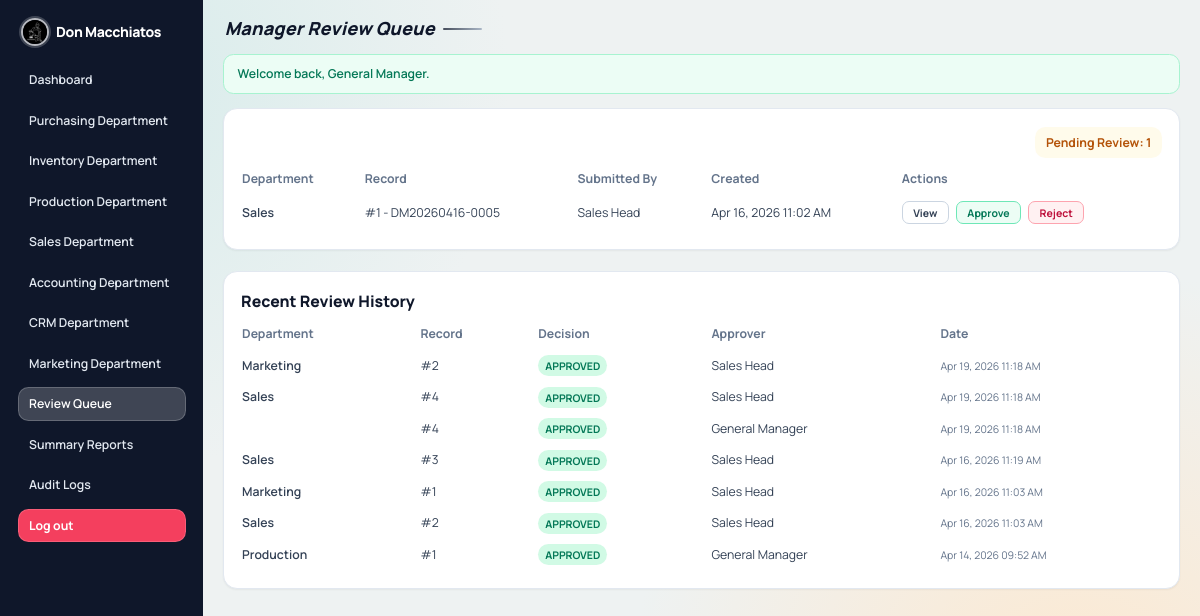
Before: /approvals.php (signed in) with the older database file.
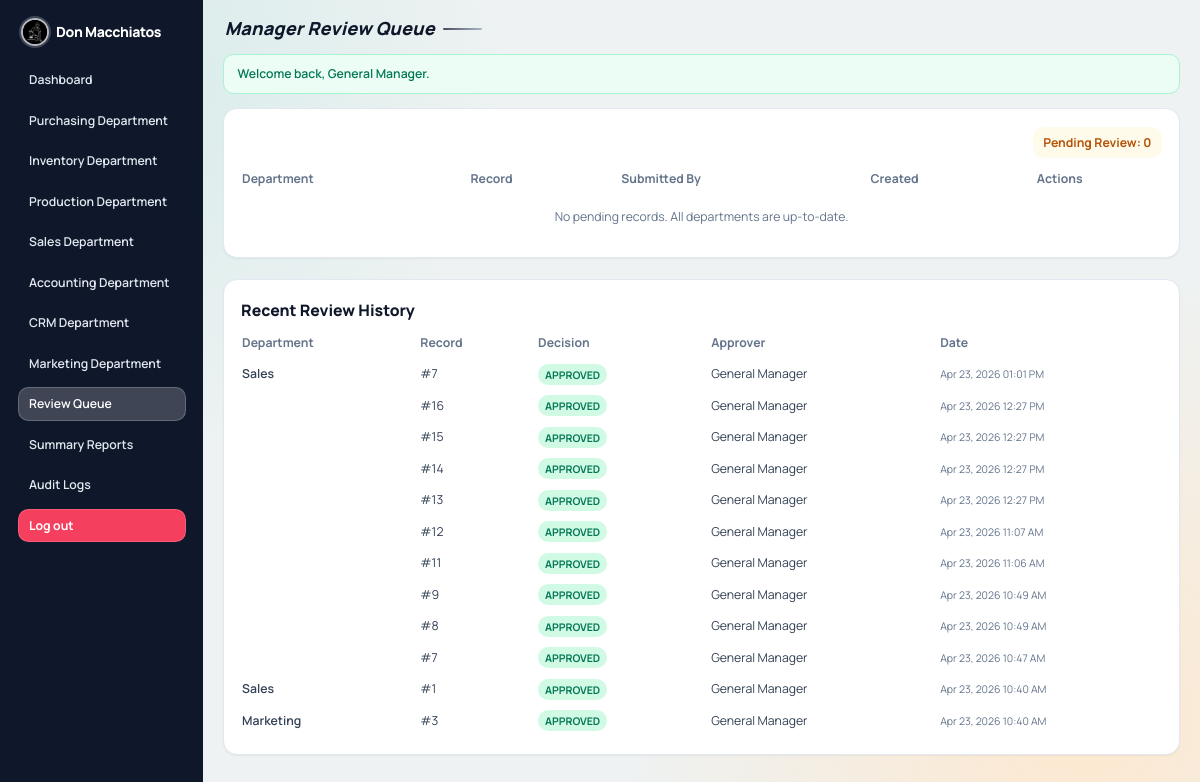
After: the same page with the newer database file.
### tables this page shows
CREATE TABLE `sales_orders` (
  `id` int(10) UNSIGNED NOT NULL,
  `order_code` varchar(40) NOT NULL,
  `customer_name` varchar(120) NOT NULL,
  `beverage_name` varchar(120) NOT NULL,
  `quantity` int(10) UNSIGNED NOT NULL,
  `unit_price` decimal(12,2) NOT NULL,
  `payment_method` enum('cash','card','digital') NOT NULL DEFAULT 'cash',
  `payment_reference` varchar(120) DEFAULT NULL,
  `payment_status` enum('paid','pending','failed') NOT NULL DEFAULT 'paid',
  `receipt_no` varchar(60) DEFAULT NULL,
  `paid_at` datetime DEFAULT NULL,
  `inventory_item_id` int(10) UNSIGNED DEFAULT NULL,
  `ingredient_item_ids` text DEFAULT NULL,
  `stock_deduct_qty` decimal(12,2) NOT NULL DEFAULT 0.00,
  `per_cup_qty` decimal(12,2) NOT NULL DEFAULT 1.00,
  `per_straw_qty` decimal(12,2) NOT NULL DEFAULT 1.00,
  `total_amount` decimal(12,2) NOT NULL DEFAULT 0.00,
  `notes` text DEFAULT NULL,
  `status` enum('pending','approved','rejected') NOT NULL DEFAULT 'pending',
  `submitted_by` int(10) UNSIGNED DEFAULT NULL,
  `approved_by` int(10) UNSIGNED DEFAULT NULL,
  `approval_note` text DEFAULT NULL,
  `approved_at` datetime DEFAULT NULL,
  `created_at` datetime NOT NULL DEFAULT current_timestamp(),
  `updated_at` datetime NOT NULL DEFAULT current_timestamp() ON UPDATE current_timestamp()
);

CREATE TABLE `users` (
  `id` int(10) UNSIGNED NOT NULL,
  `full_name` varchar(120) NOT NULL,
  `username` varchar(60) NOT NULL,
  `password_hash` varchar(255) NOT NULL,
  `role` enum('general_manager','department_head') NOT NULL,
  `department` enum('purchasing','inventory','production','sales','accounting','crm','marketing') DEFAULT NULL,
  `created_at` datetime NOT NULL DEFAULT current_timestamp(),
  `updated_at` datetime NOT NULL DEFAULT current_timestamp() ON UPDATE current_timestamp()
);

CREATE TABLE `approval_logs` (
  `id` int(10) UNSIGNED NOT NULL,
  `module` enum('inventory','production','sales','accounting','crm','marketing') NOT NULL,
  `record_id` int(10) UNSIGNED NOT NULL,
  `action` enum('approved','rejected') NOT NULL,
  `note` text DEFAULT NULL,
  `action_by` int(10) UNSIGNED DEFAULT NULL,
  `action_at` datetime NOT NULL DEFAULT current_timestamp()
);

### includes/functions.php (called while the page is built, shortened)
<?php
function e($value): string
{
    return htmlspecialchars((string) $value, ENT_QUOTES, 'UTF-8');
}
function consume_flashes(): array
{
    $flashes = $_SESSION['flashes'] ?? [];
    return $flashes;
}
function departments(): array
{
    global $DEPARTMENTS;
    return $DEPARTMENTS;
}
function department_configs(): array
{
    global $DEPARTMENT_CONFIG;
    return $DEPARTMENT_CONFIG;
}
function department_label(string $departmentKey): string
{
    $list = departments();
    return $list[$departmentKey] ?? ucfirst($departmentKey);
}
function department_short_label(string $departmentKey): string
{
    return trim(str_replace(' Department', '', department_label($departmentKey)));
}
function can_user_access_department(array $user, string $departmentKey): bool
{
    if (($user['role'] ?? null) === ROLE_GENERAL_MANAGER) {
        return in_array($departmentKey, ['purchasing', 'inventory', 'production', 'sales', 'accounting', 'crm', 'marketing'], true);
    }
    return ($user['role'] ?? null) === ROLE_DEPARTMENT_HEAD && ($user['department'] ?? '') === $departmentKey;
}
function format_table_value(string $column, $value): string
{
    if ($value === null || $value === '') {
        return '-';
    }
    if (in_array($column, ['stock_qty', 'reorder_level', 'ingredient_used_qty', 'unit_price', 'stock_deduct_qty', 'per_cup_qty', 'per_straw_qty', 'amount', 'total_amount', 'total_spent', 'requested_qty', 'quoted_unit_cost', 'estimated_total'], true)) {
        return number_format((float) $value, 2);
    }
    if (in_array($column, ['created_at', 'updated_at', 'approved_at', 'last_purchase_at', 'paid_at'], true)) {
        $timestamp = strtotime((string) $value);
        return $timestamp ? date('M d, Y h:i A', $timestamp) : (string) $value;
    }
    return (string) $value;
}

### config.php (called while the page is built, shortened)
<?php
$DEPARTMENTS = [
    'purchasing' => 'Purchasing Department',
    'inventory' => 'Inventory Department',
    'production' => 'Production Department',
    'sales' => 'Sales Department',
    'accounting' => 'Accounting Department',
    'crm' => 'CRM Department',
    'marketing' => 'Marketing Department',
];

### includes/auth.php (called while the page is built, shortened)
<?php
function current_user(): ?array
{
    return $_SESSION['user'] ?? null;
}

### approvals.php (the view, shortened to what the changed rows need)
<?php
$pdo = db();
$pendingRecords = [];
foreach (department_configs() as $departmentKey => $departmentConfig) {
    $table = $departmentConfig['table'];
    $primaryLabel = $departmentConfig['primary_label'];
    $stmt = $pdo->query("SELECT '{$departmentKey}' AS department_key, t.*, su.full_name AS submitted_name
        FROM {$table} t
        LEFT JOIN users su ON su.id = t.submitted_by
        WHERE t.status = 'pending'
        ORDER BY t.created_at ASC");
    $rows = $stmt->fetchAll();
    foreach ($rows as $row) {
        $row['primary_value'] = $row[$primaryLabel] ?? ('#' . $row['id']);
        $pendingRecords[] = $row;
    }
}
usort($pendingRecords, static function (array $a, array $b): int {
    return strtotime((string) $a['created_at']) <=> strtotime((string) $b['created_at']);
});
$recentLogs = $pdo->query("SELECT l.*, u.full_name AS approver_name
    FROM approval_logs l
    LEFT JOIN users u ON u.id = l.action_by
    ORDER BY l.action_at DESC
    LIMIT 12")
    ->fetchAll();
$pageTitle = 'Manager Review Queue';
$activePage = 'approvals';
require_once __DIR__ . '/includes/layout_top.php';
?>
<section class="rounded-2xl border border-slate-200 bg-white p-5 shadow-sm">
    <div class="mb-3 text-left sm:text-right">
        <span class="inline-flex rounded-xl bg-amber-50 px-3 py-2 text-sm font-bold text-amber-700">Pending Review: <?= e((string) count($pendingRecords)) ?></span>
    </div>
    <div class="table-scroll">
        <table class="stack-table w-full min-w-[860px] text-sm">
            <thead>
            <tr class="text-left text-slate-500">
                <th class="pb-2 pr-4" data-priority="high">Department</th>
                <th class="pb-2 pr-4" data-priority="high">Record</th>
                <th class="pb-2 pr-4" data-priority="low">Submitted By</th>
                <th class="pb-2 pr-4" data-priority="low">Created</th>
                <th class="pb-2" data-priority="high">Actions</th>
            </tr>
            </thead>
            <tbody class="text-slate-700">
            <?php if ($pendingRecords): ?>
                <?php foreach ($pendingRecords as $record): ?>
                    <?php
                    $departmentKey = (string) $record['department_key'];
                    $recordId = (int) $record['id'];
                    ?>
                    <tr class="border-t border-slate-100">
                        <td class="py-2 pr-4 font-semibold"><?= e(department_short_label($departmentKey)) ?></td>
                        <td class="py-2 pr-4">#<?= e((string) $recordId) ?> - <?= e((string) $record['primary_value']) ?></td>
                        <td class="py-2 pr-4"><?= e($record['submitted_name'] ?? '-') ?></td>
                        <td class="py-2 pr-4"><?= e(format_table_value('created_at', $record['created_at'] ?? null)) ?></td>
                        <td class="py-2">
                            <div class="flex flex-wrap gap-2">
                                <button type="button" onclick="openModal('view-approval-<?= e($departmentKey) ?>-<?= e((string) $recordId) ?>')" class="rounded-lg border border-slate-300 bg-white px-3 py-1 text-xs font-bold text-slate-700 hover:bg-slate-50">View</button>
                                <button type="button" onclick="openModal('approve-<?= e($departmentKey) ?>-<?= e((string) $recordId) ?>')" class="rounded-lg border border-emerald-300 bg-emerald-50 px-3 py-1 text-xs font-bold text-emerald-700 hover:bg-emerald-100">Approve</button>
                                <button type="button" onclick="openModal('reject-<?= e($departmentKey) ?>-<?= e((string) $recordId) ?>')" class="rounded-lg border border-rose-300 bg-rose-50 px-3 py-1 text-xs font-bold text-rose-700 hover:bg-rose-100">Reject</button>
                            </div>
                        </td>
                    </tr>
                <?php endforeach; ?>
            <?php else: ?>
                <tr>
                    <td colspan="5" class="py-4 text-center text-slate-500">No pending records. All departments are up-to-date.</td>
                </tr>
            <?php endif; ?>
            </tbody>
        </table>
    </div>
</section>
<section class="mt-6 rounded-2xl border border-slate-200 bg-white p-5 shadow-sm">
    <h3 class="text-lg font-extrabold text-slate-900">Recent Review History</h3>
    <div class="table-scroll mt-3">
        <table class="stack-table w-full min-w-[760px] text-sm">
            <thead>
            <tr class="text-left text-slate-500">
                <th class="pb-2 pr-4" data-priority="high">Department</th>
                <th class="pb-2 pr-4" data-priority="high">Record</th>
                <th class="pb-2 pr-4" data-priority="high">Decision</th>
                <th class="pb-2 pr-4" data-priority="low">Approver</th>
                <th class="pb-2" data-priority="low">Date</th>
            </tr>
            </thead>
            <tbody class="text-slate-700">
            <?php if ($recentLogs): ?>
                <?php foreach ($recentLogs as $log): ?>
                    <tr class="border-t border-slate-100">
                        <td class="py-2 pr-4 font-semibold"><?= e(department_short_label((string) $log['module'])) ?></td>
                        <td class="py-2 pr-4">#<?= e((string) $log['record_id']) ?></td>
                        <td class="py-2 pr-4">
                            <span class="rounded-full px-2 py-1 text-xs font-bold <?= $log['action'] === 'approved' ? 'bg-emerald-100 text-emerald-700' : 'bg-rose-100 text-rose-700' ?>"><?= e(strtoupper((string) $log['action'])) ?></span>
                        </td>
                        <td class="py-2 pr-4"><?= e($log['approver_name'] ?? '-') ?></td>
                        <td class="py-2 text-xs text-slate-500"><?= e(format_table_value('updated_at', $log['action_at'] ?? null)) ?></td>
                    </tr>
                <?php endforeach; ?>
            <?php else: ?>
                <tr>
                    <td colspan="5" class="py-4 text-center text-slate-500">No approval history yet.</td>
                </tr>
            <?php endif; ?>
            </tbody>
        </table>
    </div>
</section>
<?php require_once __DIR__ . '/includes/layout_bottom.php'; ?>

### includes/layout_top.php (shortened to what the changed rows need)
<?php
$user = current_user();
$navClass = static function (bool $active): string {
    if ($active) {
        return 'bg-white/20 text-white border border-white/20';
    }
    return 'text-slate-200 border border-transparent hover:bg-white/10 hover:border-white/20';
};
$tailwindCssFile = __DIR__ . '/../assets/css/tailwind.css';
$tailwindCssVersion = is_file($tailwindCssFile) ? (string) filemtime($tailwindCssFile) : '1';
$fontCssFile = __DIR__ . '/../assets/css/fonts.css';
$fontCssVersion = is_file($fontCssFile) ? (string) filemtime($fontCssFile) : '1';
?>
<!doctype html>
<html lang="en">
<head>
    <link rel="stylesheet" href="assets/css/fonts.css?v=<?= e($fontCssVersion) ?>">
    <link rel="stylesheet" href="assets/css/tailwind.css?v=<?= e($tailwindCssVersion) ?>">
</head>
<body>
<div class="min-h-screen flex w-full overflow-x-hidden">
    <aside class="app-sidebar hidden md:flex md:fixed md:inset-y-0 md:left-0 md:flex-col md:overflow-y-auto bg-slate-900 text-slate-100 p-4 lg:p-5">
        <div>
            <div class="mb-5 flex items-center gap-2 px-1">
                <h1 class="overflow-hidden text-ellipsis whitespace-nowrap text-base font-extrabold tracking-tight text-white"><?= e(APP_NAME) ?></h1>
            </div>
            <nav class="space-y-2">
                <a href="dashboard.php" class="block rounded-xl px-3 py-2 text-sm font-semibold <?= $navClass($activePage === 'dashboard') ?>">Dashboard</a>
                <?php foreach (departments() as $departmentKey => $departmentName): ?>
                    <?php if (can_user_access_department($user ?? [], $departmentKey)): ?>
                        <a href="department.php?dept=<?= e($departmentKey) ?>" class="block rounded-xl px-3 py-2 text-sm font-semibold <?= $navClass($activePage === 'department_' . $departmentKey) ?>"><?= e($departmentName) ?></a>
                    <?php endif; ?>
                <?php endforeach; ?>
                <?php if (($user['role'] ?? '') === ROLE_GENERAL_MANAGER): ?>
                    <a href="approvals.php" class="block rounded-xl px-3 py-2 text-sm font-semibold <?= $navClass($activePage === 'approvals') ?>">Review Queue</a>
                    <a href="reports.php" class="block rounded-xl px-3 py-2 text-sm font-semibold <?= $navClass($activePage === 'reports') ?>">Summary Reports</a>
                    <a href="audit_logs.php" class="block rounded-xl px-3 py-2 text-sm font-semibold <?= $navClass($activePage === 'audit_logs') ?>">Audit Logs</a>
                <?php endif; ?>
                <a href="logout.php" class="mt-3 block rounded-xl border border-rose-300/30 bg-rose-500 px-3 py-2 text-sm font-bold text-white hover:bg-rose-400">Log out</a>
            </nav>
        </div>
    </aside>
    <main class="app-main flex-1">
        <div class="app-content-wrap">
            <header class="app-page-title-wrap" role="banner">
                <div class="app-page-title-main">
                    <h2 class="app-page-title text-slate-900"><?= e($pageTitle) ?></h2>
                </div>
            </header>
            <?php foreach (consume_flashes() as $flash): ?>
                <div class="mb-4 rounded-xl border px-4 py-3 text-sm font-semibold <?= $flash['type'] === 'success' ? 'border-emerald-200 bg-emerald-50 text-emerald-700' : 'border-rose-200 bg-rose-50 text-rose-700' ?>">
                    <?= e($flash['message']) ?>
                </div>
            <?php endforeach; ?>

Changed rows visible on the page:
no longer on this page (row edited): sales_orders: departmentKey "Sales", id "1", order_code "DM20260416-0005", submitted_by.full_name "Sales Head", created_at "Apr 16, 2026 11:02 AM"
no longer on this page (row unchanged): approval_logs: module "Marketing", record "2", action "APPROVED", action_by.full_name "Sales Head", action_at "Apr 19, 2026 11:18 AM"
no longer on this page (row unchanged): approval_logs: module "Sales", record "4", action "APPROVED", action_by.full_name "Sales Head", action_at "Apr 19, 2026 11:18 AM"
no longer on this page (row unchanged): approval_logs: record "4", action "APPROVED", action_by.full_name "General Manager", action_at "Apr 19, 2026 11:18 AM"
no longer on this page (row unchanged): approval_logs: module "Sales", record "3", action "APPROVED", action_by.full_name "Sales Head", action_at "Apr 16, 2026 11:19 AM"
no longer on this page (row unchanged): approval_logs: module "Marketing", record "1", action "APPROVED", action_by.full_name "Sales Head", action_at "Apr 16, 2026 11:03 AM"
no longer on this page (row unchanged): approval_logs: module "Sales", record "2", action "APPROVED", action_by.full_name "Sales Head", action_at "Apr 16, 2026 11:03 AM"
no longer on this page (row unchanged): approval_logs: module "Production", record "1", action "APPROVED", action_by.full_name "General Manager", action_at "Apr 14, 2026 09:52 AM"
added approval_logs: module "Sales", record "7", action "APPROVED", action_by.full_name "General Manager", action_at "Apr 23, 2026 01:01 PM"
added approval_logs: record "16", action "APPROVED", action_by.full_name "General Manager", action_at "Apr 23, 2026 12:27 PM"
added approval_logs: record "15", action "APPROVED", action_by.full_name "General Manager", action_at "Apr 23, 2026 12:27 PM"
added approval_logs: record "14", action "APPROVED", action_by.full_name "General Manager", action_at "Apr 23, 2026 12:27 PM"
added approval_logs: record "13", action "APPROVED", action_by.full_name "General Manager", action_at "Apr 23, 2026 12:27 PM"
added approval_logs: record "12", action "APPROVED", action_by.full_name "General Manager", action_at "Apr 23, 2026 11:07 AM"
added approval_logs: record "11", action "APPROVED", action_by.full_name "General Manager", action_at "Apr 23, 2026 11:06 AM"
added approval_logs: record "9", action "APPROVED", action_by.full_name "General Manager", action_at "Apr 23, 2026 10:49 AM"
added approval_logs: record "8", action "APPROVED", action_by.full_name "General Manager", action_at "Apr 23, 2026 10:49 AM"
added approval_logs: record "7", action "APPROVED", action_by.full_name "General Manager", action_at "Apr 23, 2026 10:47 AM"
added approval_logs: module "Sales", record "1", action "APPROVED", action_by.full_name "General Manager", action_at "Apr 23, 2026 10:40 AM"
added approval_logs: module "Marketing", record "3", action "APPROVED", action_by.full_name "General Manager", action_at "Apr 23, 2026 10:40 AM"
Other visible differences:
count($pendingRecords): "1" → "0"
text now shown: "No pending records. All departments are up-to-date."
